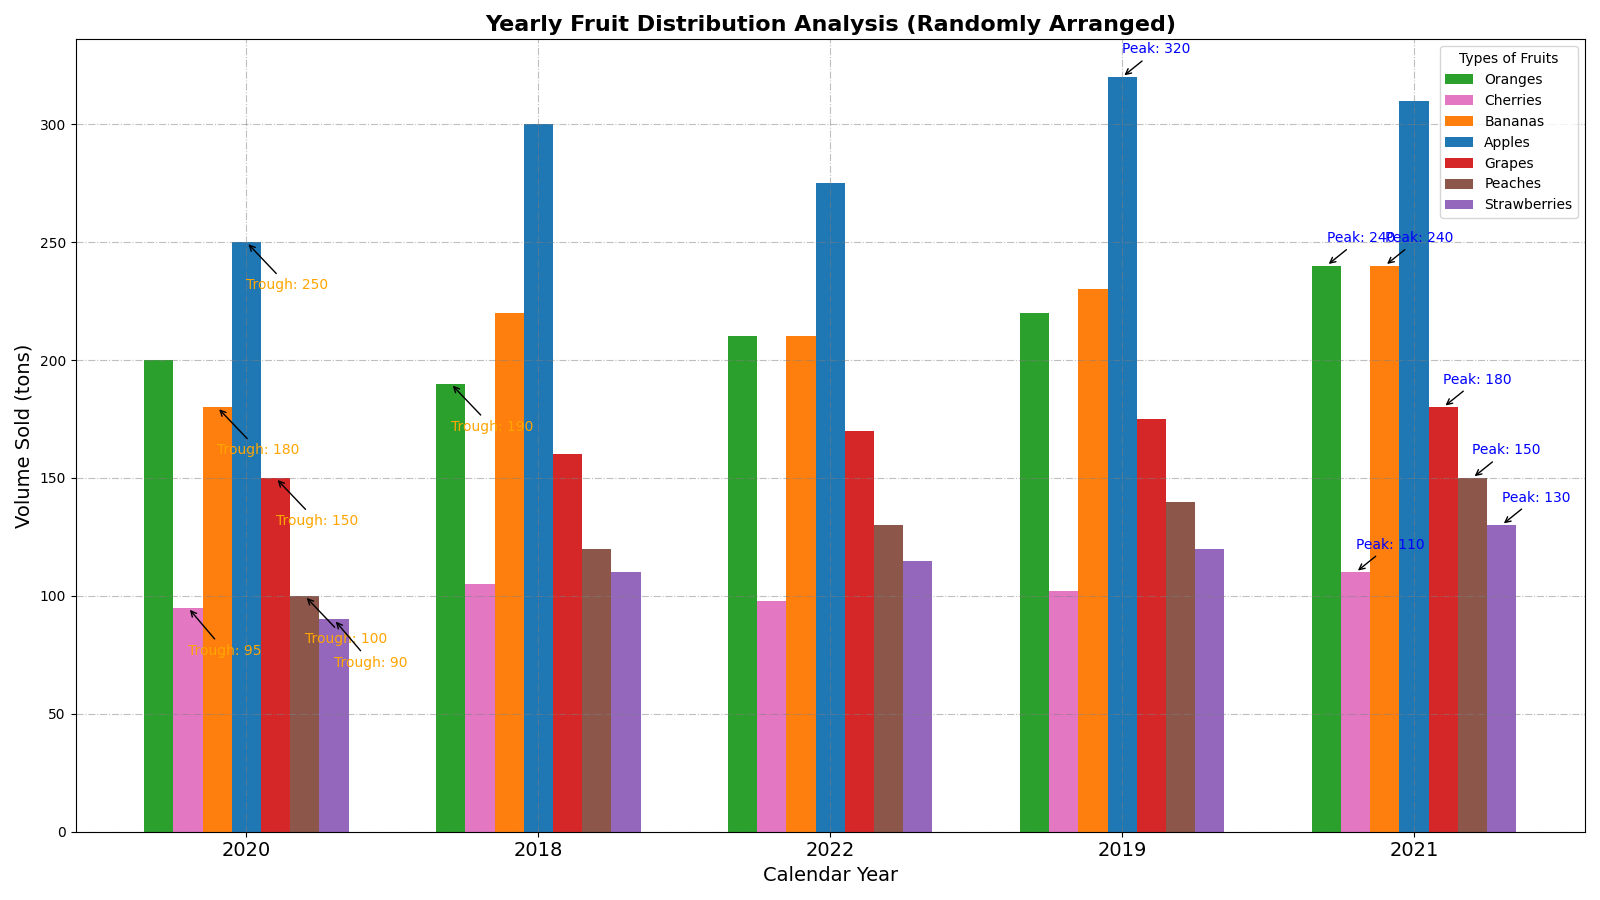

The Python source for this figure:
import matplotlib.pyplot as plt
import numpy as np

# Define years and fruits
years = np.array(['2020', '2018', '2022', '2019', '2021'])  # Shuffled years
fruits = ["Oranges", "Cherries", "Bananas", "Apples", "Grapes", "Peaches", "Strawberries"]  # Shuffled fruits

# Sales data for each fruit over the years (in tons)
orange_sales = np.array([200, 190, 210, 220, 240])
cherry_sales = np.array([95, 105, 98, 102, 110])
banana_sales = np.array([180, 220, 210, 230, 240])
apple_sales = np.array([250, 300, 275, 320, 310])
grape_sales = np.array([150, 160, 170, 175, 180])
peach_sales = np.array([100, 120, 130, 140, 150])
strawberry_sales = np.array([90, 110, 115, 120, 130])

# Stack the sales data for easy bar plotting
sales_data = np.vstack([orange_sales, cherry_sales, banana_sales, apple_sales, grape_sales, peach_sales, strawberry_sales])

# Create a figure and axis
fig, ax = plt.subplots(figsize=(16, 9))

# Define bar positions and width
bar_width = 0.1
x = np.arange(len(years))

# Plot each fruit's sales data as grouped bars with unique colors for each
colors = ['#2ca02c', '#e377c2', '#ff7f0e', '#1f77b4', '#d62728', '#8c564b', '#9467bd']
for i, (fruit, color) in enumerate(zip(fruits, colors)):
    ax.bar(x + i * bar_width, sales_data[i], width=bar_width, label=fruit, color=color)

# Title and labels
ax.set_title("Yearly Fruit Distribution Analysis (Randomly Arranged)", fontsize=16, fontweight='bold')
ax.set_xlabel("Calendar Year", fontsize=14)
ax.set_ylabel("Volume Sold (tons)", fontsize=14)

# Customize x-axis with year labels
ax.set_xticks(x + bar_width * (len(fruits) - 1) / 2)
ax.set_xticklabels(years, fontsize=14)

# Add a legend
ax.legend(title='Types of Fruits', fontsize=10, loc='upper right')

# Grid style
ax.grid(True, linestyle='-.', color='gray', alpha=0.5)

# Annotate highest and lowest sales for each fruit
for i, fruit in enumerate(fruits):
    max_sales = sales_data[i].max()
    min_sales = sales_data[i].min()
    ax.annotate(f'Peak: {max_sales}', xy=(x[sales_data[i].argmax()] + i * bar_width, max_sales),
                xytext=(x[sales_data[i].argmax()] + i * bar_width, max_sales + 10),
                arrowprops=dict(facecolor='blue', arrowstyle='->'), fontsize=10, color='blue')
    ax.annotate(f'Trough: {min_sales}', xy=(x[sales_data[i].argmin()] + i * bar_width, min_sales),
                xytext=(x[sales_data[i].argmin()] + i * bar_width, min_sales - 20),
                arrowprops=dict(facecolor='orange', arrowstyle='->'), fontsize=10, color='orange')

# Adjust the layout
plt.tight_layout()

# Show the plot
plt.show()
